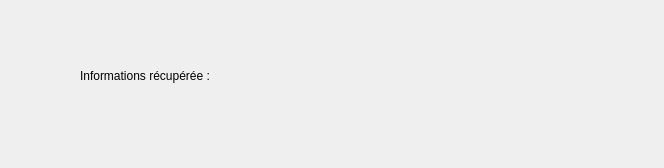
<?xml version="1.0" encoding="UTF-8"?>
<ui version="4.0">
 <class>Widget</class>
 <widget class="QWidget" name="Widget">
  <property name="geometry">
   <rect>
    <x>0</x>
    <y>0</y>
    <width>664</width>
    <height>168</height>
   </rect>
  </property>
  <property name="windowTitle">
   <string>Widget</string>
  </property>
  <widget class="QWidget" name="gridLayoutWidget">
   <property name="geometry">
    <rect>
     <x>80</x>
     <y>60</y>
     <width>531</width>
     <height>31</height>
    </rect>
   </property>
   <layout class="QGridLayout" name="gridLayout">
    <item row="0" column="0">
     <widget class="QLabel" name="label">
      <property name="text">
       <string>Informations récupérée :</string>
      </property>
     </widget>
    </item>
    <item row="0" column="1">
     <widget class="QLabel" name="label_info">
      <property name="text">
       <string/>
      </property>
     </widget>
    </item>
   </layout>
  </widget>
 </widget>
 <resources/>
 <connections/>
</ui>
